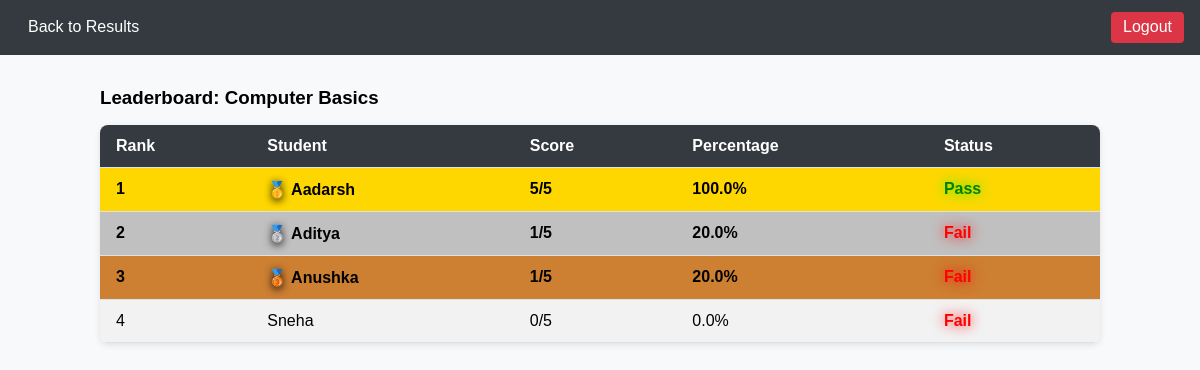
/admin/exam-leaderboard/1 (signed in), run on the app's committed database.
### models/exam.py (models this page shows)
class Exam(db.Model):
    __tablename__ = "exams"
    id = db.Column(db.Integer, primary_key=True)
    title = db.Column(db.String(100), nullable=False)
    duration = db.Column(db.Integer, nullable=False, default=30)
    created_by = db.Column(db.Integer, db.ForeignKey("users.id"), nullable=False)
    questions = db.relationship("Question", backref="exam", cascade="all, delete-orphan", lazy=True)
    results = db.relationship("Result", backref="exam", cascade="all, delete-orphan", lazy=True)
    enrollments = db.relationship("Enrollment", back_populates="exam", lazy=True, cascade="all, delete-orphan")
    creator = db.relationship("User", back_populates="exams")

### models/result.py (models this page shows)
class Result(db.Model):
    __tablename__ = "results"
    id = db.Column(db.Integer, primary_key=True)
    user_id = db.Column(db.Integer, db.ForeignKey("users.id"), nullable=False)
    exam_id = db.Column(db.Integer, db.ForeignKey("exams.id"), nullable=False)
    score = db.Column(db.Integer, nullable=False)
    percentile = db.Column(db.Float, nullable=True)
    answers = db.relationship(
        "Answer", backref="result", cascade="all, delete-orphan", lazy=True
    )

### models/user.py (models this page shows, shortened)
class User(db.Model, UserMixin):
    __tablename__ = "users"
    id = db.Column(db.Integer, primary_key=True)
    name = db.Column(db.String(100), nullable=False)  # required field
    email = db.Column(db.String(100), unique=True, nullable=False)
    password_hash = db.Column(db.String(200), nullable=False)
    role = db.Column(db.String(20), nullable=False)  # "admin" or "student"
    teacher_key = db.Column(db.String(50), unique=True, nullable=True)
    teacher_id = db.Column(db.Integer, db.ForeignKey("users.id"), nullable=True)
    teacher = db.relationship("User", remote_side=[id], backref="students")
    enrollments = db.relationship("Enrollment", back_populates="user", cascade="all, delete-orphan")
    exams = db.relationship("Exam", back_populates="creator", cascade="all, delete-orphan")

### routes/admin_routes.py (the view)
@admin_bp.route("/exam-leaderboard/<int:exam_id>")
@login_required
def exam_leaderboard(exam_id):
    exam = Exam.query.get_or_404(exam_id)
    if exam.created_by != current_user.id:
        flash("Unauthorized access to this leaderboard!", "danger")
        return redirect(url_for("admin.results"))
    results = (
        db.session.query(Result, User)
        .join(User, Result.user_id == User.id)
        .filter(Result.exam_id == exam.id)
        .filter(User.teacher_id == current_user.id)
        .order_by(Result.score.desc())
        .all()
    )
    leaderboard = []
    for i, (r, student) in enumerate(results, start=1):
        leaderboard.append({
            "rank": i,
            "student_name": student.name,
            "score": r.score,
            "total_questions": len(exam.questions)
        })
    return render_template("admin_leaderboard.html", exam=exam, leaderboard=leaderboard)

### app.py (called while the page is built)
def create_app():
    app = Flask(__name__, instance_relative_config=True)
    app.config.from_object("config.Config")
    app.config.from_pyfile("config.py", silent=True)
    db.init_app(app)
    login_manager.init_app(app)
    @login_manager.user_loader
    def load_user(user_id):
        return User.query.get(int(user_id))
    app.register_blueprint(auth_bp)
    app.register_blueprint(admin_bp)
    app.register_blueprint(student_bp)
    @app.route("/")
    def index():
        return render_template("landing.html")   # shows login/register options
    return app

### templates/admin_leaderboard.html (shortened to what this page needs)
<!DOCTYPE html>
<html lang="en">
<head>
</head>
<body>
    <nav>
        <a href="{{ url_for('admin.results') }}">Back to Results</a>
        <a href="{{ url_for('auth.logout') }}" class="btn-danger">Logout</a>
    </nav>
    <div class="container">
        <h3>Leaderboard: {{ exam.title }}</h3>
        <table>
            <thead>
                <tr>
                    <th>Rank</th>
                    <th>Student</th>
                    <th>Score</th>
                    <th>Percentage</th>
                    <th>Status</th>
                </tr>
            </thead>
            <tbody>
                {% for res in leaderboard %}
                {% set percentage = ((res.score / res.total_questions) * 100) %}
                <tr
                    class="{% if res.rank|int == 1 %}rank-1{% elif res.rank|int == 2 %}rank-2{% elif res.rank|int == 3 %}rank-3{% endif %}">
                    <td>{{ res.rank }}</td>
                    <td>
                        {% if res.rank|int == 1 %}
                        <span class="medal-text-shadow">🥇</span>
                        {% elif res.rank|int == 2 %}
                        <span class="medal-text-shadow">🥈</span>
                        {% elif res.rank|int == 3 %}
                        <span class="medal-text-shadow">🥉</span>
                        {% endif %}
                        <span>{{ res.student_name }}</span>
                    </td>
                    <td>{{ res.score }}/{{ res.total_questions }}</td>
                    <td>{{ percentage | round(2) }}%</td>
                    <td>
                        {% if percentage >= 35 %}
                        <span class="pass" style="text-shadow: 0px 0px 13px  #0dff00;">Pass</span>
                        {% else %}
                        <span class="fail" style="text-shadow: 0px 0px 13px  #ff0000;">Fail</span>
                        {% endif %}
                    </td>
                </tr>
                {% endfor %}
            </tbody>
        </table>
    </div>
</body>
</html>

### templates/admin_leaderboard.html (style rules this page uses)
body { background-color: #f8f9fa; font-family: Arial, sans-serif; margin: 0; padding: 0; }
nav { background-color: #343a40; color: white; padding: 0.75rem 1rem; display: flex; justify-content: space-between; align-items: center; }
nav a { color: white; text-decoration: none; padding: 0.4rem 0.75rem; border-radius: 4px; }
nav a.btn-danger { background-color: #dc3545; }
.container { max-width: 1000px; margin: 2rem auto; padding: 0 1rem; }
h3 { margin-bottom: 1rem; }
table { width: 100%; border-collapse: separate; border-spacing: 0; border-radius: 8px; overflow: hidden; box-shadow: 0 2px 6px rgba(0, 0, 0, 0.1); background-color: white; }
th, td { padding: 0.75rem 1rem; text-align: left; border-bottom: 1px solid #dee2e6; }
thead th { background-color: #343a40; color: white; }
tbody tr:nth-child(even) { background-color: #f2f2f2; }
tr.rank-1 { background-color: gold !important; color: black; font-weight: bold; transition: box-shadow 0.3s, transform 0.3s; }
tr.rank-2 { background-color: silver !important; color: black; font-weight: bold; transition: box-shadow 0.3s, transform 0.3s; }
tr.rank-3 { background-color: #cd7f32 !important; color: black; font-weight: bold; transition: box-shadow 0.3s, transform 0.3s; }
.pass { color: green; font-weight: bold; }
.fail { color: red; font-weight: bold; }
.medal-text-shadow { text-shadow: 0px 2px 8px #000; }

### data on the page
Exam: title "Computer Basics"
Result: rank "1", student_name "Aadarsh", score "5", total_questions "5", percentage "100.0", shows "Pass"
Result: rank "2", student_name "Aditya", score "1", total_questions "5", percentage "20.0", shows "Fail"
Result: rank "3", student_name "Anushka", score "1", total_questions "5", percentage "20.0", shows "Fail"
Result: rank "4", student_name "Sneha", score "0", total_questions "5", percentage "0.0", shows "Fail"
